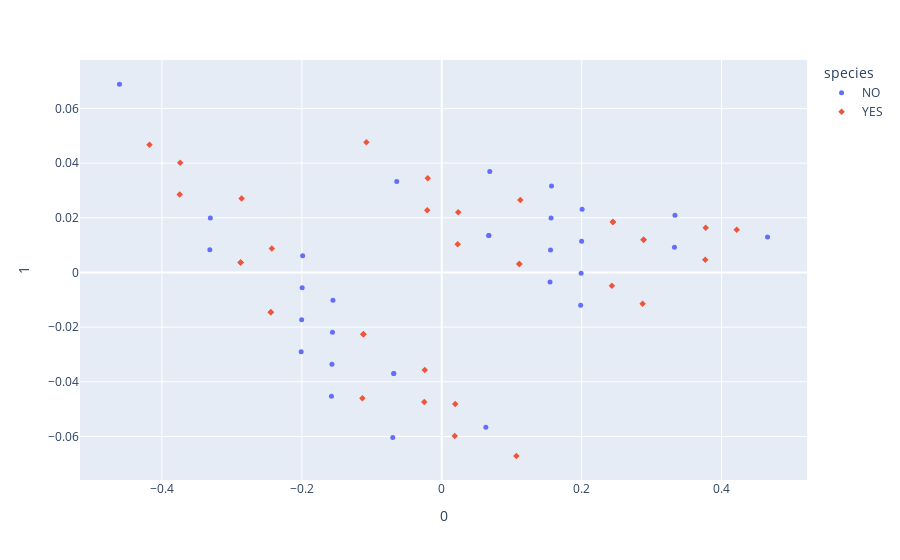

Notebook source saved alongside this figure:
### Code cell
fig = px.scatter(trans2, x=0, y=1, color='species', symbol='species')
fig.update_traces(marker=dict(size=5))
fig.show()

### Figure 1 — Plotly figure (JSON) as saved in the notebook; plotly's stock layout.template omitted (floating-point values rounded to 4 significant figures)
{"data": [{"hovertemplate": "species=NO<br>0=%{x}<br>1=%{y}<extra></extra>", "legendgroup": "NO", "marker": {"color": "#636efa", "size": 5, "symbol": "circle"}, "mode": "markers", "name": "NO", "orientation": "v", "showlegend": true, "type": "scatter", "x": [-0.4607, -0.3316, -0.201, -0.1577, -0.3309, -0.2003, -0.157, -0.07005, -0.1996, -0.1563, -0.06864, -0.1989, -0.1556, -0.06864, 0.06299, -0.06441, 0.06723, 0.1548, 0.1985, 0.06723, 0.1555, 0.1992, 0.06864, 0.1562, 0.1999, 0.3326, 0.1569, 0.2006, 0.3333, 0.4657], "xaxis": "x", "y": [0.0689, 0.008275, -0.02896, -0.04527, 0.01997, -0.01726, -0.03357, -0.06034, -0.005563, -0.02187, -0.03695, 0.006135, -0.01018, -0.03695, -0.05663, 0.03324, 0.01355, -0.003472, -0.01198, 0.01355, 0.008226, -0.000286, 0.03695, 0.01992, 0.01141, 0.009271, 0.03162, 0.02311, 0.02097, 0.01298], "yaxis": "y"}, {"hovertemplate": "species=YES<br>0=%{x}<br>1=%{y}<extra></extra>", "legendgroup": "YES", "marker": {"color": "#EF553B", "size": 5, "symbol": "diamond"}, "mode": "markers", "name": "YES", "orientation": "v", "showlegend": true, "type": "scatter", "x": [-0.4178, -0.3746, -0.2876, -0.2444, -0.3739, -0.2876, -0.2444, -0.1135, -0.2862, -0.243, -0.1121, -0.025, 0.01853, -0.1121, -0.02429, 0.01923, 0.1066, -0.1078, -0.02076, 0.02276, 0.1109, -0.02006, 0.02347, 0.1109, 0.2432, 0.2871, 0.1123, 0.2446, 0.2885, 0.3766, 0.2446, 0.2885, 0.3773, 0.4216], "xaxis": "x", "y": [0.04674, 0.02848, 0.003662, -0.0146, 0.04018, 0.003662, -0.0146, -0.04598, 0.02706, 0.008798, -0.02259, -0.04741, -0.05982, -0.02259, -0.03571, -0.04812, -0.06709, 0.0476, 0.02278, 0.01037, 0.00309, 0.03447, 0.02206, 0.00309, -0.004899, -0.01146, 0.02649, 0.0185, 0.01193, 0.004659, 0.0185, 0.01193, 0.01636, 0.01564], "yaxis": "y"}], "layout": {"legend": {"title": {"text": "species"}, "tracegroupgap": 0}, "margin": {"t": 60}, "xaxis": {"anchor": "y", "domain": [0, 1], "title": {"text": "0"}}, "yaxis": {"anchor": "x", "domain": [0, 1], "title": {"text": "1"}}}}
